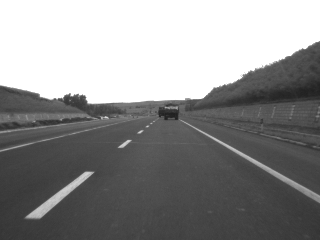
#> input picture 682.bmp, 320 x 240 px
$ python car_2.py
#> lines starting #> are read from the running program, lines starting #| are printed output that depends on the picture; after the words box and inside, x2 and y2 are one past the last pixel; in counts of white or black regions, pixels touching at a corner belong together
import numpy as np
import cv2


img = cv2.imread('682.bmp')
#> img is the input picture: shape (240, 320, 3); min 32, max 255, mean 142.3
# cv2.imshow('img', img)
# cv2.waitKey(0)

gauss = cv2.GaussianBlur(img, [5, 5], 1)
# cv2.imwrite('G_img.jpg', gauss)
# cv2.imshow('img', gauss)
# cv2.waitKey(0)

edge = cv2.Canny(img, 200, 245)
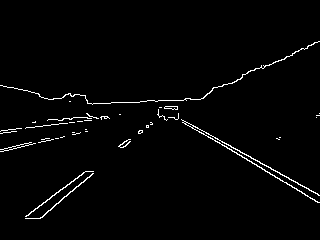
#> edge: shape (240, 320); 1.9% white in thin lines or dots, all inside (x1, y1, x2, y2) = (0, 41, 320, 219)
# cv2.imwrite('E_img.jpg', edge)
# cv2.imshow('img', edge)
# cv2.waitKey(0)

print(img.shape[0], img.shape[1])
#| 240 320
mask = np.zeros_like(edge)
poly_pts = np.array([[[50, 130], [0, 200], [300, 320], [300, 120]]])

cv2.fillPoly(mask, poly_pts, color=255)
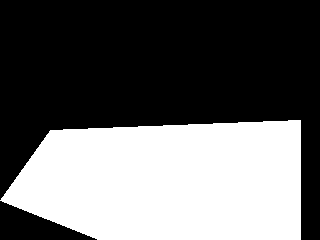
#> mask: shape (240, 320); 39.9% white; 1 white region, box (x1, y1, x2, y2) and area: (0, 120, 301, 240) 30659
img_mask = cv2.bitwise_and(edge, mask)
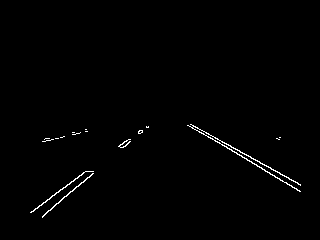
#> img_mask: shape (240, 320); 0.83% white in thin lines or dots, all inside (x1, y1, x2, y2) = (30, 124, 301, 218)
# cv2.imwrite('M_img.jpg', img_mask)
# cv2.imshow('img', img_mask)
# cv2.waitKey(0)
# #
lines = cv2.HoughLinesP(img_mask, 1, np.pi/180, 15)
#> lines = 33 rows, first 6: [222, 141, 300, 184], [197, 130, 247, 159], [78, 186, 93, 173], [138, 132, 140, 130], [45, 201, 84, 172], [285, 182, 300, 191]

def calculate_slope(line):
    x_1, y_1, x_2, y_2 = line[0]
    return (y_2-y_1)/(x_2-x_1)

left_line = [x for x in lines if calculate_slope(x) > 0]
#> left_line = [[[222, 141, 300, 184]], [[197, 130, 247, 159]], [[285, 182, 300, 191]], [[291, 186, 292, 187]], [[215, 137, 222, 142]], [[246, 159, 247, 160]], [[248, 160, 262, 168]], [[191, 124, 203, 131]], [[264, 170, 284, 182]], [[191, 127, 193, 128]]]
right_line = [x for x in lines if calculate_slope(x) < 0]
#> right_line = 17 items, first 6: [[78, 186, 93, 173]], [[138, 132, 140, 130]], [[45, 201, 84, 172]], [[66, 196, 70, 192]], [[42, 217, 70, 191]], [[30, 212, 44, 202]]


def reject_abnormal_lines(lines, threshold=0.2):
    """
    剔除斜率不一致的线段
    :param lines: 线段集合, [np.array([[x_1, y_1, x_2, y_2]]),np.array([[x_1, y_1, x_2, y_2]]),...,np.array([[x_1, y_1, x_2, y_2]])]
    """
#> called with threshold = 0.2
    slopes = [calculate_slope(line) for line in lines]
#> slopes = [0.551, 0.58, 0.6, 1, 0.714, 1, 0.571, 0.583, 0.6, 0.5]
    while len(lines) > 0:
        mean = np.mean(slopes)
        diff = [abs(s - mean) for s in slopes]
        idx = np.argmax(diff)
        if diff[idx] > threshold:
            slopes.pop(idx)
            lines.pop(idx)
        else:
            break
#> this loop made 3 passes
#> (mean, idx) on passes 1 to 3: (0.67, 3), (0.633, 4), (0.588, 3)
#> after the loop, lines = [[[222, 141, 300, 184]], [[197, 130, 247, 159]], [[285, 182, 300, 191]], [[215, 137, 222, 142]], [[248, 160, 262, 168]], [[191, 124, 203, 131]], [[264, 170, 284, 182]], [[191, 127, 193, 128]]]; slopes = [0.551, 0.58, 0.6, 0.714, 0.571, 0.583, 0.6, 0.5]
    return lines

reject_abnormal_lines(left_line)
reject_abnormal_lines(right_line)
#> the loop in reject_abnormal_lines (call 2), `while len(lines) > 0:` made 4 passes
#> (mean, idx) on passes 1 to 4: (-0.912, 11), (-0.953, 5), (-0.969, 2), (-0.985, 0)

def least_fit(lines):
    """
            将lines中的线段拟合成一条线段
            :param lines: 线段集合, [np.array([[x_1, y_1, x_2, y_2]]),np.array([[x_1, y_1, x_2, y_2]]),...,np.array([[x_1, y_1, x_2, y_2]])]
            :return: 线段上的两点,np.array([[xmin, ymin], [xmax, ymax]])
            """
    x_coords = np.ravel([[line[0][0], line[0][2]] for line in lines])
#> x_coords = [222, 300, 197, 247, 285, 300, 215, 222, 248, 262, 191, 203, 264, 284, 191, 193]
    y_coords = np.ravel([[line[0][1], line[0][3]] for line in lines])
#> y_coords = [141, 184, 130, 159, 182, 191, 137, 142, 160, 168, 124, 131, 170, 182, 127, 128]
    poly = np.polyfit(x_coords, y_coords, deg=1)
#> poly = [0.59, 12.51]
    point_min = (np.min(x_coords), np.polyval(poly, np.min(x_coords)))
#> point_min = (191, 125.2)
    point_max = (np.max(x_coords), np.polyval(poly, np.max(x_coords)))
#> point_max = (300, 189.5)
    return np.array([point_min, point_max], dtype=np.int64)

left_line = least_fit(left_line)
#> left_line = [[191, 125], [300, 189]]
right_line = least_fit(right_line)
#> right_line = [[42, 210], [140, 130]]

cv2.line(img, tuple(left_line[0]), tuple(left_line[1]), color=(0, 0, 255), thickness=2)
cv2.line(img, tuple(right_line[0]), tuple(right_line[1]), color=(0, 0, 255), thickness=2)
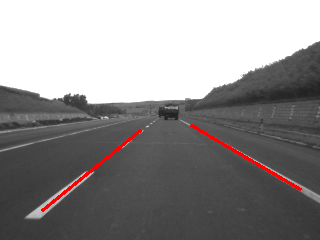
#> img: shape (240, 320, 3); mean B, G, R 140.7, 140.7, 143.5

# cv2.imwrite('car_img.jpg', img)
cv2.imshow('img', img)
cv2.waitKey(0)
